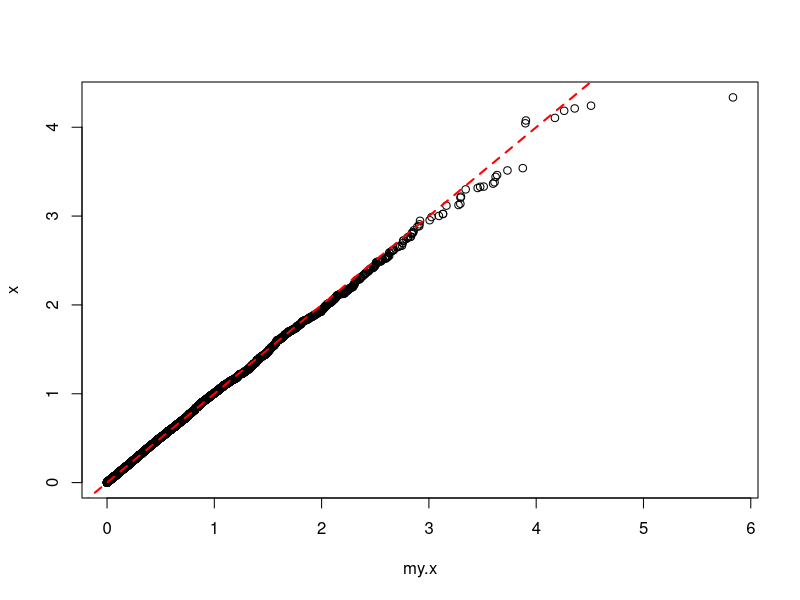
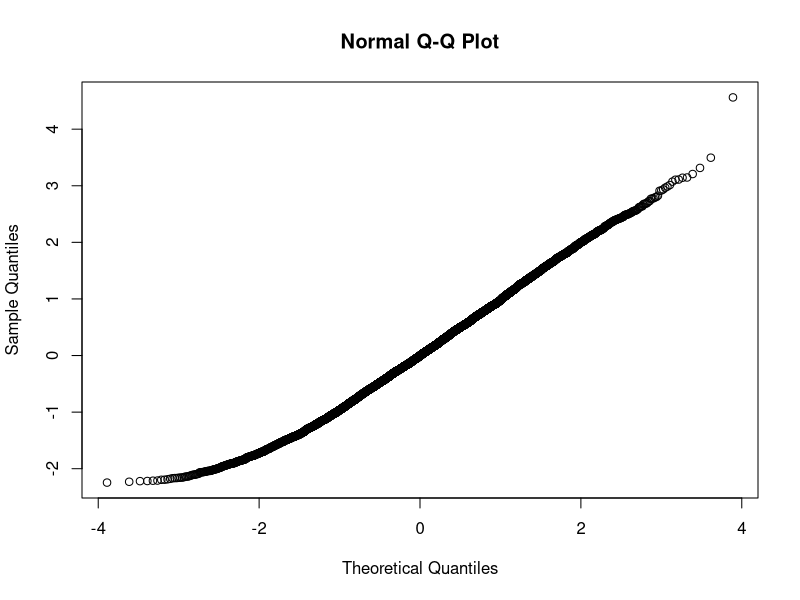
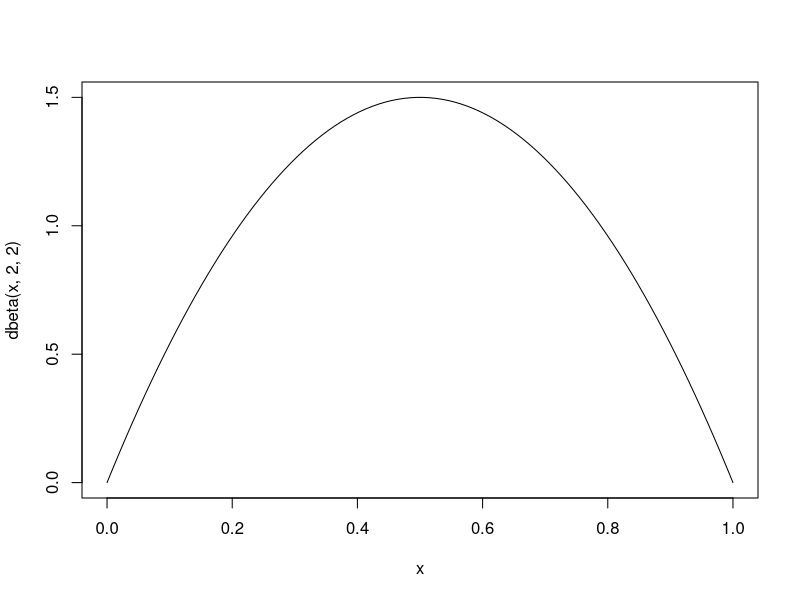
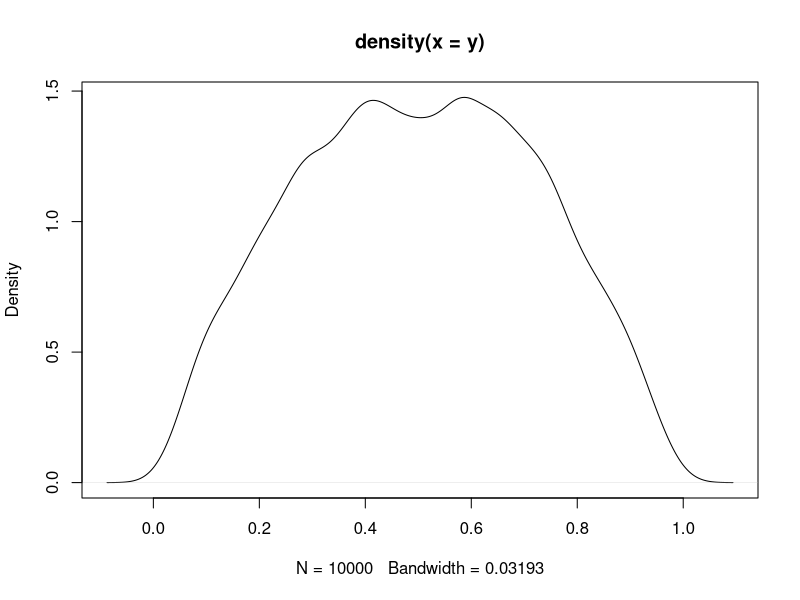

Reproduce these figures in R, in order.
### simulate exponential using ITM
n <- 10000
lambda1 <- 2
u <- runif(n)
my.x <- -log(u)/lambda1

x <- rexp(n,2)
qqplot(my.x,x)
abline(0,1,col='red',lwd=2,lty=2)

### example 2 on ITM
x <- sqrt(2*runif(1000))

### simulate Normal using ITM
Phi_inv <- function(u){
  t2 <- -2*log(u)
  t <- sqrt(t2)
  x <- t-(2.30753+0.27061*t)/(1+0.99229*t+0.04481*t^2)
  return(x)
}

x <- Phi_inv(runif(10000))
qqnorm(x)

### Ex 1 AR method
n <- 10000
counter <- 0
niter <- 0
y <- rep(NA,n)
while(counter < n){
  u <- runif(1)
  x <- runif(1) ### random variable from g
  niter <- niter + 1
  if(u < x){
    counter <- counter+1
    y[counter] <- x
  }
}

### Ex 2 AR on beta
x <- seq(0,1,length=100)
plot(x,dbeta(x,2,2),type='l')

n <- 10000
counter <- 0
niter <- 0
y <- rep(NA,n)
while(counter < n){
  u <- runif(1)
  x <- runif(1) ### random variable from g
  niter <- niter + 1
  if(u < x*(1-x)){
    counter <- counter+1
    y[counter] <- x
  }
}

plot(density(y))
